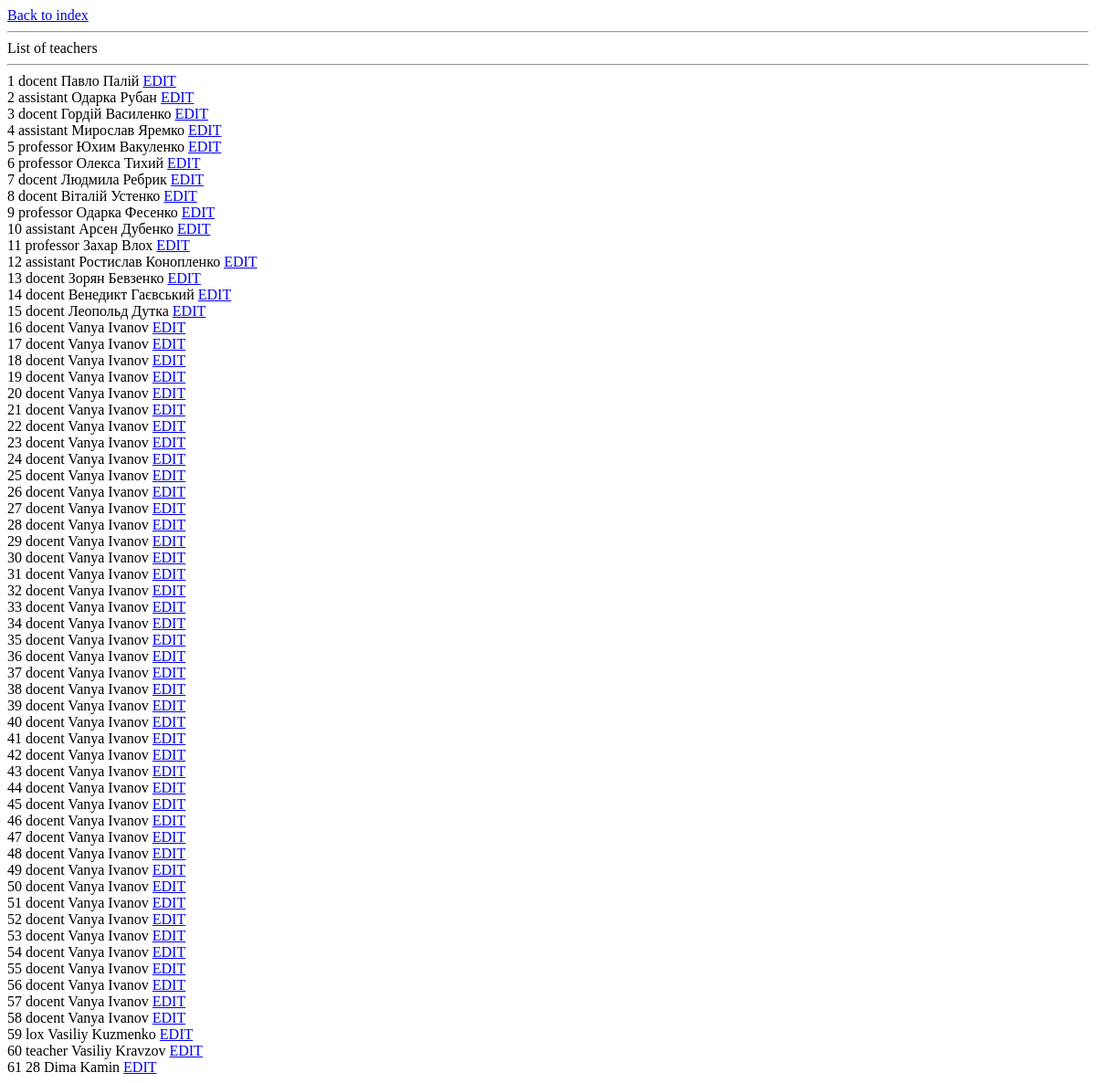
The app's page /teachers/show_filtered/, older data.
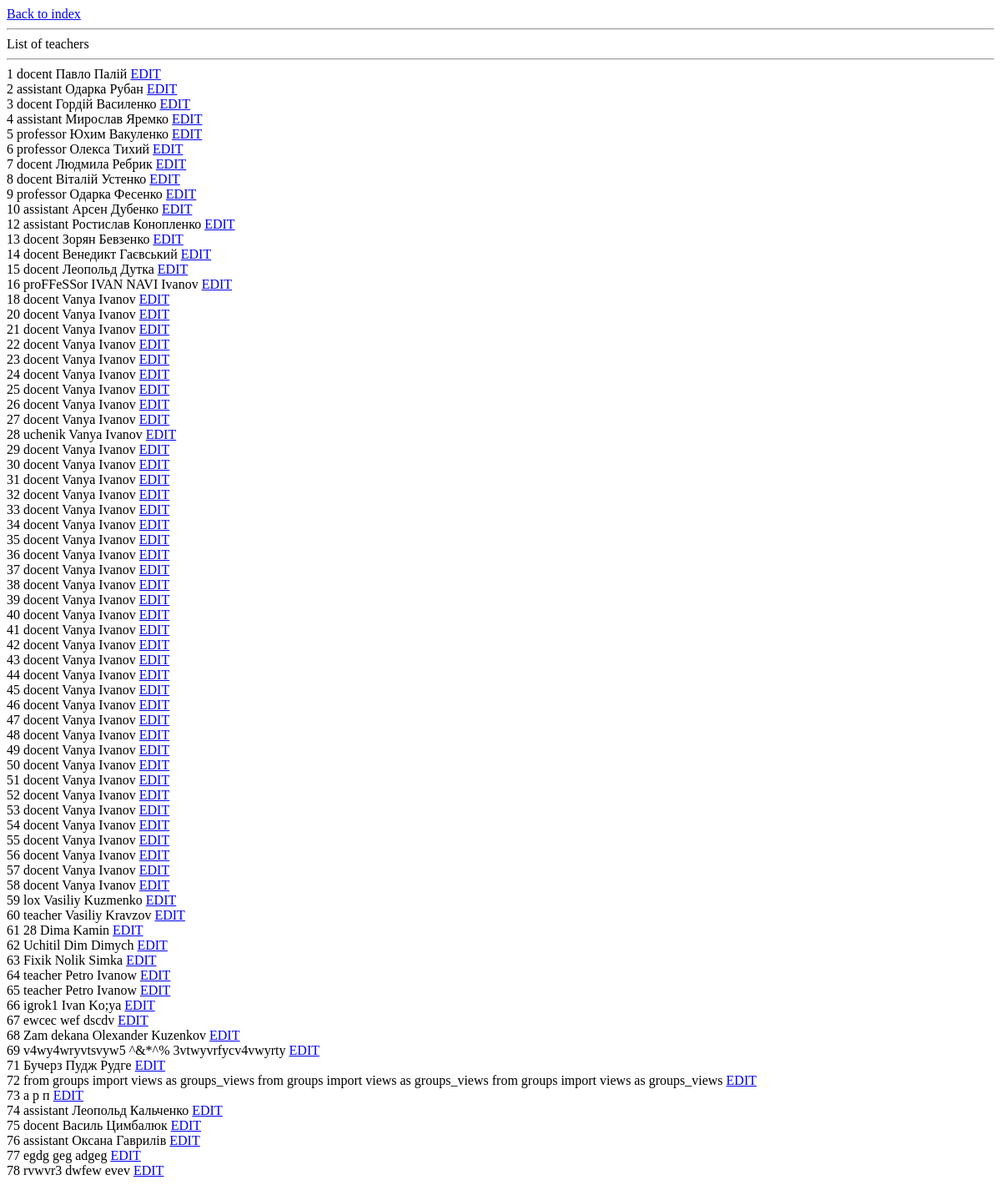
The same page, newer data.
### teachers/models.py (models this page shows)
class Teacher(models.Model):
    first_name = models.CharField(max_length=64)
    last_name = models.CharField(max_length=64)
    stupen = models.CharField(max_length=64)
    isCurator = models.BooleanField
    @property
    def full_name(self):
        return f'{self.stupen} {self.first_name} {self.last_name} '

### teachers/views.py (the view)
# urls.py: path('show_filtered/', views.show_filtered_teachers, name='show_filtered'),
def show_filtered_teachers(request):
    response = ""
    teach = Teacher.objects.all()
    fn = request.GET.get('first_name', None)
    ln = request.GET.get('last_name', None)
    if fn is not None:
        teach = Teacher.objects.filter(first_name=fn)
    if ln is not None:
        teach = Teacher.objects.filter(last_name=ln)
    teach = list(teach)
    for obj in teach:
        response += f'{obj.full_name}</br>'
    return render(request, 'show-teachers.html', context={'teachers': teach})

### teachers/templates/show-teachers.html (shortened to what this page needs)
<!DOCTYPE html>
<html lang="en">
<head>
</head>
<body>
<a href = "{% url 'index' %}">Back to index</a>
<hr>
List of teachers<br>
<hr>
{% for t in teachers %}
    {{ t.id }} {{ t.full_name }}<a href="{% url 'teachers:edit' t.id %}">EDIT</a><br>
{% endfor %}
</body>
</html>

Row changes from the older to the newer data that the page shows:
removed Teacher: id "11", full_name "professor Захар Влох"
removed Teacher: id "17", full_name "docent Vanya Ivanov"
removed Teacher: id "19", full_name "docent Vanya Ivanov"
changed Teacher id 16: full_name "docent Vanya Ivanov" → "proFFeSSor IVAN NAVI Ivanov"
changed Teacher id 28: full_name "docent Vanya Ivanov" → "uchenik Vanya Ivanov"
added Teacher: id "62", full_name "Uchitil Dim Dimych"
added Teacher: id "63", full_name "Fixik Nolik Simka"
added Teacher: id "64", full_name "teacher Petro Ivanow"
added Teacher: id "65", full_name "teacher Petro Ivanow"
added Teacher: id "66", full_name "igrok1 Ivan Ko;ya"
added Teacher: id "67", full_name "ewcec wef dscdv"
added Teacher: id "68", full_name "Zam dekana Olexander Kuzenkov"
added Teacher: id "69", full_name "v4wy4wryvtsvyw5 ^&*^% 3vtwyvrfycv4vwyrty"
added Teacher: id "71", full_name "Бучерз Пудж Рудге"
added Teacher: id "72", full_name "from groups import views as groups_views from groups import views as groups_views from groups import views as groups_views"
added Teacher: id "73", full_name "а р п"
added Teacher: id "74", full_name "assistant Леопольд Кальченко"
added Teacher: id "75", full_name "docent Василь Цимбалюк"
added Teacher: id "76", full_name "assistant Оксана Гаврилів"
added Teacher: id "77", full_name "egdg geg adgeg"
added Teacher: id "78", full_name "rvwvr3 dwfew evev"
